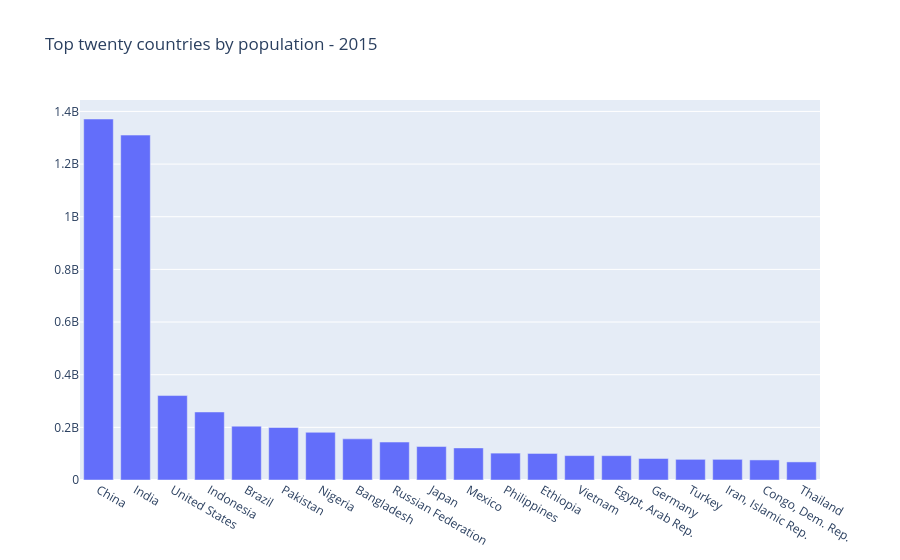

Write notebook code for a chart like this one.
### Code cell
population_df = poverty_data[~poverty_data['Country Name'].isin(regions) &
(poverty_data['Indicator Name']=='Population, total')]

def plot_countries_by_population(year):
    year_df = (population_df[['Country Name', year]]
               .sort_values(year, ascending=False)
            )
    year_df = year_df.iloc[:20, :]
    
    fig = go.Figure()
    fig.add_bar(
        x=year_df['Country Name'], 
        y=year_df[year]
    )
    fig.layout.title = f'Top twenty countries by population - {year}'
    # fig.show()
    return fig

plot_countries_by_population('2015')

### Figure 1 — Plotly figure (JSON) as saved in the notebook; plotly's stock layout.template omitted (floating-point values rounded to 4 significant figures)
{"data": [{"type": "bar", "x": ["China", "India", "United States", "Indonesia", "Brazil", "Pakistan", "Nigeria", "Bangladesh", "Russian Federation", "Japan", "Mexico", "Philippines", "Ethiopia", "Vietnam", "Egypt, Arab Rep.", "Germany", "Turkey", "Iran, Islamic Rep.", "Congo, Dem. Rep.", "Thailand"], "y": [1371000000.0, 1310000000.0, 320700000.0, 258400000.0, 204500000.0, 199400000.0, 181100000.0, 156300000.0, 144100000.0, 127100000.0, 121900000.0, 102100000.0, 100800000.0, 92680000.0, 92440000.0, 81690000.0, 78530000.0, 78490000.0, 76240000.0, 68710000.0]}], "layout": {"autosize": true, "title": {"text": "Top twenty countries by population - 2015"}, "xaxis": {"autorange": true, "range": [-0.5, 19.5], "type": "category"}, "yaxis": {"autorange": true, "range": [0, 1443000000.0], "type": "linear"}}}
